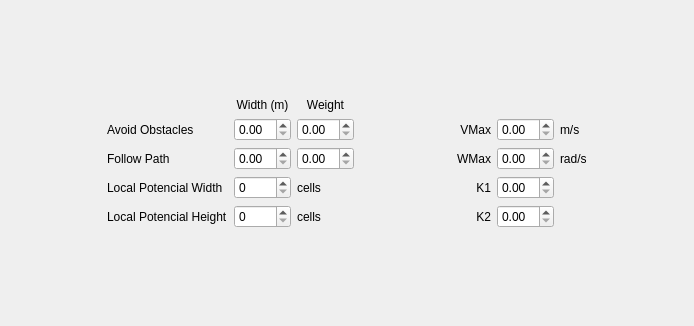
         <widget class="QWidget" name="RLHTab_5">
          <property name="geometry">
           <rect>
            <x>0</x>
            <y>0</y>
            <width>694</width>
            <height>326</height>
           </rect>
          </property>
          <attribute name="label">
           <string>Low Level Controller</string>
          </attribute>
          <layout class="QGridLayout" name="gridLayout_10">
           <item row="1" column="2">
            <widget class="QLabel" name="label_73">
             <property name="sizePolicy">
              <sizepolicy hsizetype="Preferred" vsizetype="Minimum">
               <horstretch>0</horstretch>
               <verstretch>0</verstretch>
              </sizepolicy>
             </property>
             <property name="text">
              <string>Width (m)</string>
             </property>
             <property name="alignment">
              <set>Qt::AlignCenter</set>
             </property>
            </widget>
           </item>
           <item row="1" column="3">
            <widget class="QLabel" name="label_74">
             <property name="sizePolicy">
              <sizepolicy hsizetype="Preferred" vsizetype="Minimum">
               <horstretch>0</horstretch>
               <verstretch>0</verstretch>
              </sizepolicy>
             </property>
             <property name="text">
              <string>Weight</string>
             </property>
             <property name="alignment">
              <set>Qt::AlignCenter</set>
             </property>
            </widget>
           </item>
           <item row="2" column="5">
            <widget class="QLabel" name="label_76">
             <property name="text">
              <string>VMax</string>
             </property>
             <property name="alignment">
              <set>Qt::AlignRight|Qt::AlignTrailing|Qt::AlignVCenter</set>
             </property>
            </widget>
           </item>
           <item row="2" column="6">
            <widget class="QDoubleSpinBox" name="MBVMAXSpinBox"/>
           </item>
           <item row="2" column="7">
            <widget class="QLabel" name="label_77">
             <property name="text">
              <string>m/s</string>
             </property>
            </widget>
           </item>
           <item row="3" column="5">
            <widget class="QLabel" name="label_79">
             <property name="text">
              <string>WMax</string>
             </property>
             <property name="alignment">
              <set>Qt::AlignRight|Qt::AlignTrailing|Qt::AlignVCenter</set>
             </property>
            </widget>
           </item>
           <item row="3" column="6">
            <widget class="QDoubleSpinBox" name="MBWMAXSpinBox"/>
           </item>
           <item row="3" column="7">
            <widget class="QLabel" name="label_80">
             <property name="text">
              <string>rad/s</string>
             </property>
            </widget>
           </item>
           <item row="5" column="5">
            <widget class="QLabel" name="label_82">
             <property name="text">
              <string>K1</string>
             </property>
             <property name="alignment">
              <set>Qt::AlignRight|Qt::AlignTrailing|Qt::AlignVCenter</set>
             </property>
            </widget>
           </item>
           <item row="5" column="6">
            <widget class="QDoubleSpinBox" name="MBK1SpinBox"/>
           </item>
           <item row="6" column="5">
            <widget class="QLabel" name="label_84">
             <property name="text">
              <string>K2</string>
             </property>
             <property name="alignment">
              <set>Qt::AlignRight|Qt::AlignTrailing|Qt::AlignVCenter</set>
             </property>
            </widget>
           </item>
           <item row="6" column="6">
            <widget class="QDoubleSpinBox" name="MBK2SpinBox"/>
           </item>
           <item row="0" column="2">
            <spacer name="verticalSpacer_9">
             <property name="orientation">
              <enum>Qt::Vertical</enum>
             </property>
             <property name="sizeHint" stdset="0">
              <size>
               <width>20</width>
               <height>40</height>
              </size>
             </property>
            </spacer>
           </item>
           <item row="2" column="0">
            <spacer name="horizontalSpacer_13">
             <property name="orientation">
              <enum>Qt::Horizontal</enum>
             </property>
             <property name="sizeHint" stdset="0">
              <size>
               <width>40</width>
               <height>20</height>
              </size>
             </property>
            </spacer>
           </item>
           <item row="11" column="2">
            <spacer name="verticalSpacer_10">
             <property name="orientation">
              <enum>Qt::Vertical</enum>
             </property>
             <property name="sizeHint" stdset="0">
              <size>
               <width>20</width>
               <height>40</height>
              </size>
             </property>
            </spacer>
           </item>
           <item row="2" column="8">
            <spacer name="horizontalSpacer_14">
             <property name="orientation">
              <enum>Qt::Horizontal</enum>
             </property>
             <property name="sizeHint" stdset="0">
              <size>
               <width>40</width>
               <height>20</height>
              </size>
             </property>
            </spacer>
           </item>
           <item row="2" column="4">
            <spacer name="horizontalSpacer_15">
             <property name="orientation">
              <enum>Qt::Horizontal</enum>
             </property>
             <property name="sizeHint" stdset="0">
              <size>
               <width>40</width>
               <height>20</height>
              </size>
             </property>
            </spacer>
           </item>
           <item row="2" column="1">
            <widget class="QLabel" name="label_81">
             <property name="text">
              <string>Avoid Obstacles</string>
             </property>
            </widget>
           </item>
           <item row="2" column="2">
            <widget class="QDoubleSpinBox" name="MBOSSpinBox"/>
           </item>
           <item row="2" column="3">
            <widget class="QDoubleSpinBox" name="MBOASpinBox"/>
           </item>
           <item row="3" column="3">
            <widget class="QDoubleSpinBox" name="MBGASpinBox"/>
           </item>
           <item row="3" column="2">
            <widget class="QDoubleSpinBox" name="MBGSSpinBox"/>
           </item>
           <item row="3" column="1">
            <widget class="QLabel" name="label_88">
             <property name="text">
              <string>Follow Path</string>
             </property>
            </widget>
           </item>
           <item row="5" column="1">
            <widget class="QLabel" name="label_86">
             <property name="text">
              <string>Local Potencial Width</string>
             </property>
            </widget>
           </item>
           <item row="6" column="1">
            <widget class="QLabel" name="label_89">
             <property name="text">
              <string>Local Potencial Height</string>
             </property>
            </widget>
           </item>
           <item row="5" column="2">
            <widget class="QSpinBox" name="MBLPWSpinBox"/>
           </item>
           <item row="6" column="2">
            <widget class="QSpinBox" name="MBLPHSpinBox"/>
           </item>
           <item row="5" column="3">
            <widget class="QLabel" name="label_87">
             <property name="text">
              <string>cells</string>
             </property>
            </widget>
           </item>
           <item row="6" column="3">
            <widget class="QLabel" name="label_90">
             <property name="text">
              <string>cells</string>
             </property>
            </widget>
           </item>
          </layout>
         </widget>
